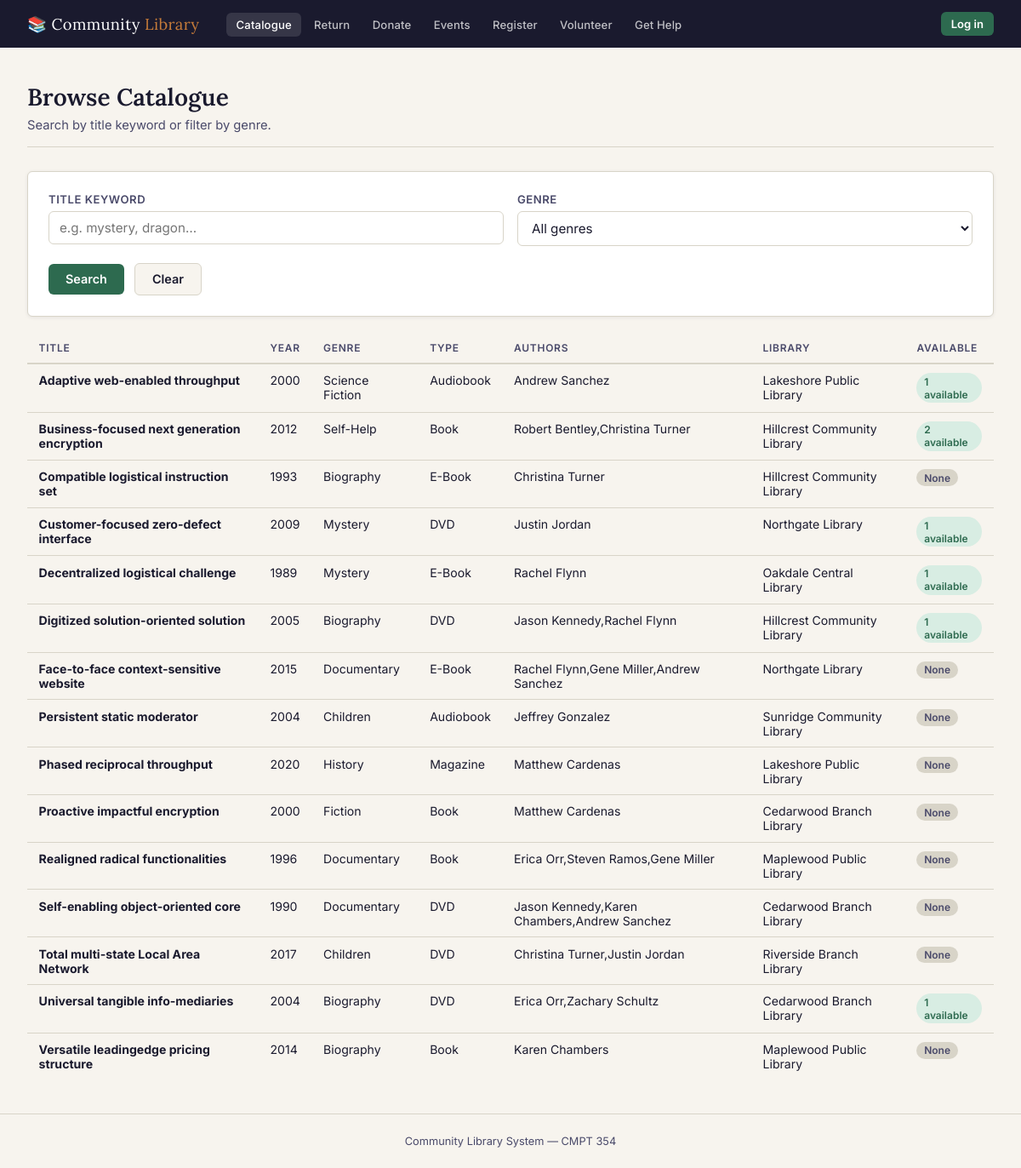
/items, run on the app's committed database.
### tables this page shows
CREATE TABLE Item (
    item_id               INTEGER PRIMARY KEY AUTOINCREMENT,
    title                 TEXT    NOT NULL,
    publication_year      INTEGER CHECK (publication_year BETWEEN 1000 AND 9999),
    genre                 TEXT,
    library_id            INTEGER NOT NULL REFERENCES Library(library_id),
    type_id               INTEGER NOT NULL REFERENCES Type(type_id),
    acquisition_status_id INTEGER NOT NULL REFERENCES Acquisition_Status(acquisition_status_id)
);

### library_webapp/app.py (the view)
@app.route("/items")
def items():
    keyword = request.args.get("keyword", "").strip()
    genre   = request.args.get("genre",   "").strip()
    sql = """
        SELECT i.item_id,
               i.title,
               i.publication_year AS year,
               i.genre,
               t.type_name        AS type,
               l.name             AS library,
               GROUP_CONCAT(DISTINCT au.first_name || ' ' || au.last_name) AS authors,
               COUNT(DISTINCT CASE WHEN cs.status_name = 'Available' THEN ic.item_copy_id END) AS copies_available
        FROM   Item i
        JOIN   Type              t  ON t.type_id               = i.type_id
        JOIN   Library           l  ON l.library_id            = i.library_id
        LEFT JOIN Written_By     wb ON wb.item_id              = i.item_id
        LEFT JOIN Author         au ON au.author_id            = wb.author_id
        LEFT JOIN Item_Copy      ic ON ic.item_id              = i.item_id
        LEFT JOIN Copy_Status    cs ON cs.copy_status_id       = ic.copy_status_id
        WHERE  1=1
    """
    params = []
    if keyword:
        sql += " AND i.title LIKE ?"
        params.append(f"%{keyword}%")
    if genre:
        sql += " AND i.genre LIKE ?"
        params.append(f"%{genre}%")
    sql += " GROUP BY i.item_id ORDER BY i.title"
    results = query(sql, params)
    genres  = [r[0] for r in query("SELECT DISTINCT genre FROM Item WHERE genre IS NOT NULL ORDER BY genre")]
    return render_template("items.html", results=results, genres=genres,
                           keyword=keyword, selected_genre=genre)

### library_webapp/app.py (called while the page is built, shortened)
def get_db():
    if "db" not in g:
        g.db = sqlite3.connect(DB_PATH)
        g.db.row_factory = sqlite3.Row
        g.db.execute("PRAGMA foreign_keys = ON;")
    return g.db

def query(sql, params=()):
    return get_db().execute(sql, params).fetchall()

@app.context_processor
def inject_globals():
    try:
        libraries = query("SELECT library_id, name FROM Library ORDER BY name")
        types     = query("SELECT type_id, type_name FROM Type ORDER BY type_name")
    except Exception:
        libraries, types = [], []
    current_member = None
    return dict(libraries=libraries, item_types=types, today=date.today().isoformat(),
                current_member=current_member)

### library_webapp/templates/items.html (shortened to what this page needs)
{% extends "base.html" %}
{% block content %}
<div class="page-header">
  <h1>Browse Catalogue</h1>
  <p>Search by title keyword or filter by genre.{% if current_member %} Click Borrow to check out an available copy.{% endif %}</p>
</div>
<div class="card">
  <form method="get">
    <div class="form-grid">
      <div class="form-group">
        <label for="keyword">Title keyword</label>
        <input type="text" id="keyword" name="keyword" value="{{ keyword }}" placeholder="e.g. mystery, dragon…">
      </div>
      <div class="form-group">
        <label for="genre">Genre</label>
        <select id="genre" name="genre">
          <option value="">All genres</option>
        </select>
      </div>
    </div>
    <div class="form-actions">
      <button type="submit" class="btn btn-primary">Search</button>
      <a href="{{ url_for('items') }}" class="btn btn-secondary">Clear</a>
    </div>
  </form>
</div>
{% if results %}
<div class="table-wrap">
  <table>
    <thead>
      <tr>
        <th>Title</th>
        <th>Year</th>
        <th>Genre</th>
        <th>Type</th>
        <th>Authors</th>
        <th>Library</th>
        <th>Available</th>
      </tr>
    </thead>
    <tbody>
      {% for r in results %}
      <tr>
        <td><strong>{{ r['title'] }}</strong></td>
        <td>{{ r['year'] or '—' }}</td>
        <td>{{ r['genre'] or '—' }}</td>
        <td>{{ r['type'] }}</td>
        <td>{{ r['authors'] or '—' }}</td>
        <td>{{ r['library'] }}</td>
        <td>
          {% if r['copies_available'] and r['copies_available'] > 0 %}
            <span class="badge badge-green">{{ r['copies_available'] }} available</span>
          {% else %}
            <span class="badge badge-grey">None</span>
          {% endif %}
        </td>
      </tr>
      {% endfor %}
    </tbody>
  </table>
</div>
{% elif request.args %}
<div class="empty-state">
  <p>No items matched your search. Try a different keyword or genre.</p>
</div>
{% endif %}
{% endblock %}

### library_webapp/templates/base.html (style rules this page uses)
*, *::before, *::after { box-sizing: border-box; margin: 0; padding: 0; }
:root { --ink: #1a1a2e; --ink-soft: #4a4a6a; --rule: #d8d4c8; --parchment: #f7f4ee; --page: #ffffff; --accent: #2d6a4f; --accent-lt: #d8ede3; --warm: #c77c3a; --warn-bg: #fef3e2; --error-bg: #fdecea; --error: #b33a2e; --radius: 6px; --shadow: 0 1px 4px rgba(26,26,46,.08); }
body { font-family: 'Inter', sans-serif; background: var(--parchment); color: var(--ink); min-height: 100vh; display: flex; flex-direction: column; }
.page-header { margin-bottom: 1.75rem; padding-bottom: 1rem; border-bottom: 1px solid var(--rule); }
.page-header h1 { font-family: 'Lora', serif; font-size: 1.75rem; font-weight: 600; color: var(--ink); }
.page-header p { margin-top: .35rem; color: var(--ink-soft); font-size: .92rem; }
.card { background: var(--page); border: 1px solid var(--rule); border-radius: var(--radius); padding: 1.5rem; box-shadow: var(--shadow); }
.form-grid { display: grid; grid-template-columns: 1fr 1fr; gap: 1rem; }
.form-group { display: flex; flex-direction: column; gap: .4rem; }
label { font-size: .82rem; font-weight: 600; color: var(--ink-soft); letter-spacing: .04em; text-transform: uppercase; }
input[type=text], input[type=number], select, textarea { border: 1px solid var(--rule); border-radius: var(--radius); padding: .55rem .75rem; font-size: .95rem; font-family: inherit; color: var(--ink); background: var(--page); transition: border-color .15s; width: 100%; }
.btn { display: inline-flex; align-items: center; gap: .45rem; padding: .6rem 1.25rem; border-radius: var(--radius); font-size: .9rem; font-weight: 600; cursor: pointer; border: none; text-decoration: none; transition: filter .15s, transform .1s; font-family: inherit; }
.btn-primary { background: var(--accent); color: #fff; }
.btn-secondary { background: var(--parchment); color: var(--ink); border: 1px solid var(--rule); }
.form-actions { margin-top: 1.25rem; display: flex; gap: .75rem; align-items: center; }
.table-wrap { overflow-x: auto; margin-top: 1.25rem; }
table { width: 100%; border-collapse: collapse; font-size: .88rem; }
thead th { text-align: left; padding: .6rem .85rem; font-size: .75rem; font-weight: 600; letter-spacing: .06em; text-transform: uppercase; color: var(--ink-soft); border-bottom: 2px solid var(--rule); background: var(--parchment); }
tbody tr { border-bottom: 1px solid var(--rule); }
tbody tr:last-child { border-bottom: none; }
tbody td { padding: .65rem .85rem; vertical-align: top; }
.badge { display: inline-block; padding: .15rem .55rem; border-radius: 20px; font-size: .75rem; font-weight: 600; }
.badge-green { background: var(--accent-lt); color: var(--accent); }
.badge-grey { background: var(--rule); color: var(--ink-soft); }

### data on the page
Item: title "Adaptive web-enabled throughput", publication_year "2000", genre "Science Fiction", type "Audiobook", r "Andrew Sanchez", library "Lakeshore Public Library", copies_available "1"
Item: title "Business-focused next generation encryption", publication_year "2012", genre "Self-Help", type "Book", r "Robert Bentley,Christina Turner", library "Hillcrest Community Library", copies_available "2"
Item: title "Compatible logistical instruction set", publication_year "1993", genre "Biography", type "E-Book", r "Christina Turner", library "Hillcrest Community Library", shows "None"
Item: title "Customer-focused zero-defect interface", publication_year "2009", genre "Mystery", type "DVD", r "Justin Jordan", library "Northgate Library", copies_available "1"
Item: title "Decentralized logistical challenge", publication_year "1989", genre "Mystery", type "E-Book", r "Rachel Flynn", library "Oakdale Central Library", copies_available "1"
Item: title "Digitized solution-oriented solution", publication_year "2005", genre "Biography", type "DVD", r "Jason Kennedy,Rachel Flynn", library "Hillcrest Community Library", copies_available "1"
Item: title "Face-to-face context-sensitive website", publication_year "2015", genre "Documentary", type "E-Book", r "Rachel Flynn,Gene Miller,Andrew Sanchez", library "Northgate Library", shows "None"
Item: title "Persistent static moderator", publication_year "2004", genre "Children", type "Audiobook", r "Jeffrey Gonzalez", library "Sunridge Community Library", shows "None"
Item: title "Phased reciprocal throughput", publication_year "2020", genre "History", type "Magazine", r "Matthew Cardenas", library "Lakeshore Public Library", shows "None"
Item: title "Proactive impactful encryption", publication_year "2000", genre "Fiction", type "Book", r "Matthew Cardenas", library "Cedarwood Branch Library", shows "None"
Item: title "Realigned radical functionalities", publication_year "1996", genre "Documentary", type "Book", r "Erica Orr,Steven Ramos,Gene Miller", library "Maplewood Public Library", shows "None"
Item: title "Self-enabling object-oriented core", publication_year "1990", genre "Documentary", type "DVD", r "Jason Kennedy,Karen Chambers,Andrew Sanchez", library "Cedarwood Branch Library", shows "None"
Item: title "Total multi-state Local Area Network", publication_year "2017", genre "Children", type "DVD", r "Christina Turner,Justin Jordan", library "Riverside Branch Library", shows "None"
Item: title "Universal tangible info-mediaries", publication_year "2004", genre "Biography", type "DVD", r "Erica Orr,Zachary Schultz", library "Cedarwood Branch Library", copies_available "1"
Item: title "Versatile leadingedge pricing structure", publication_year "2014", genre "Biography", type "Book", r "Karen Chambers", library "Maplewood Public Library", shows "None"
